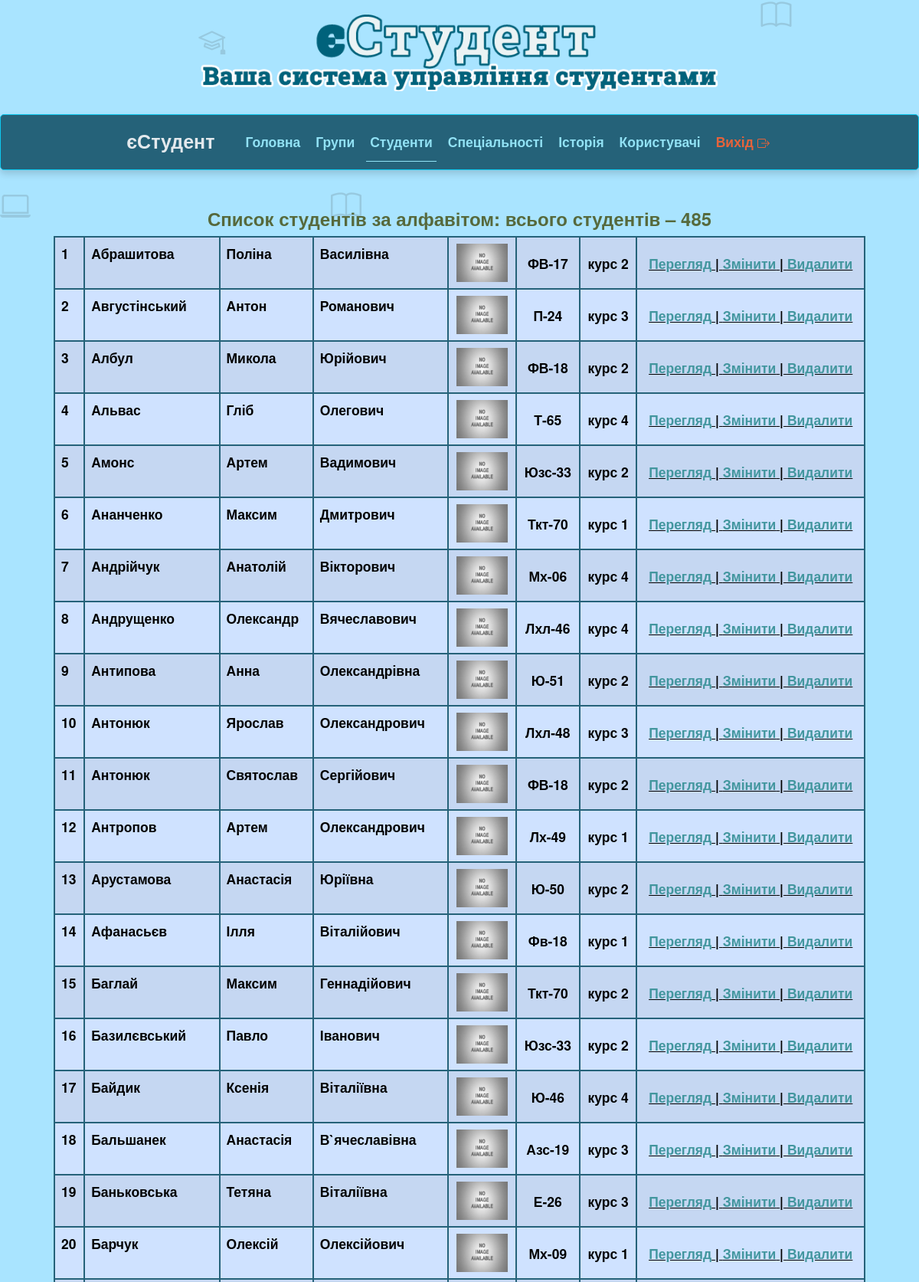
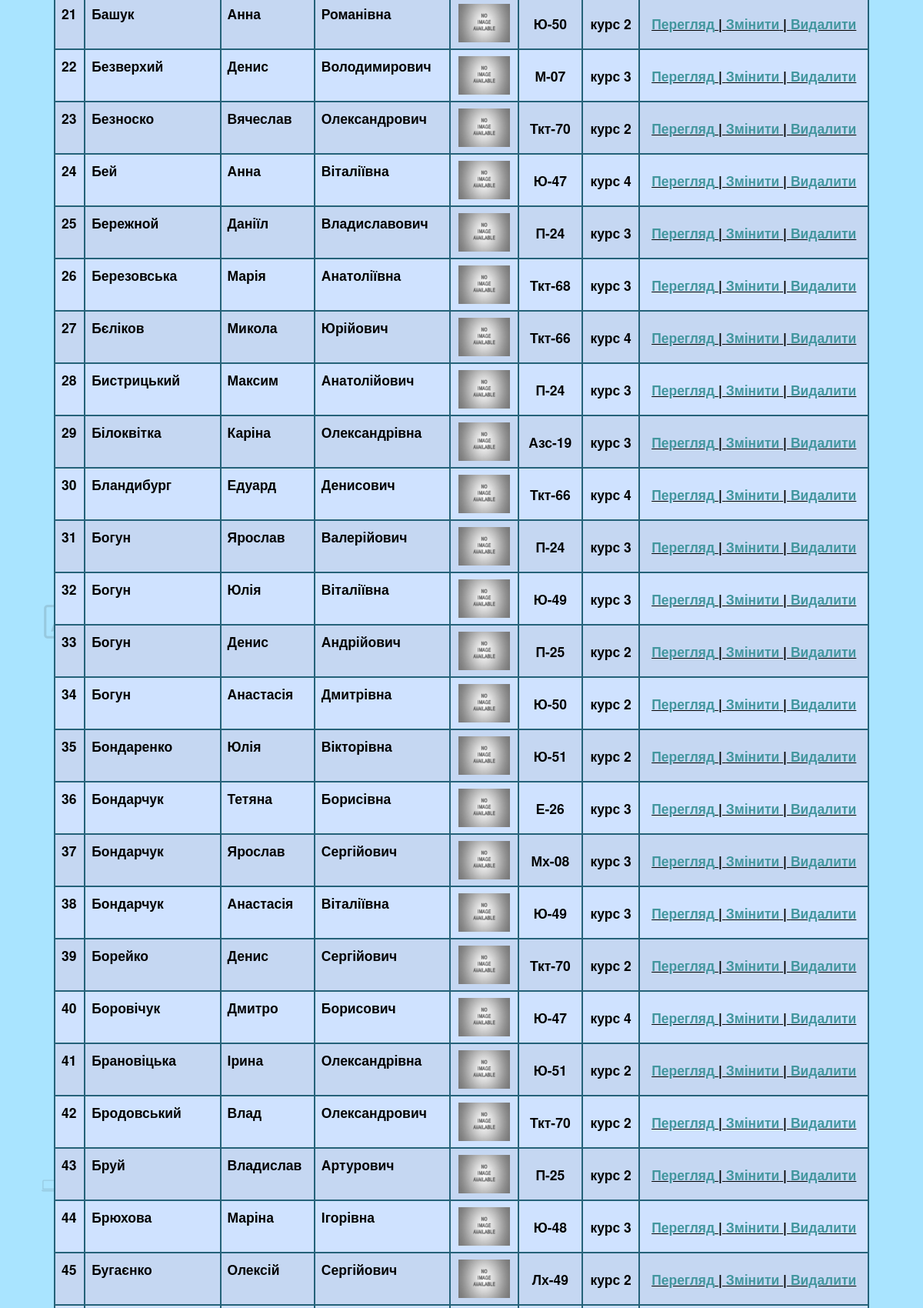
Screenshot of /admin/abc_student.php (signed in, upper part) with the database file from the repository (2 pictures, top to bottom).
### tables this page shows
CREATE TABLE `student` (
  `s_id` int(5) NOT NULL,
  `s_pr` varchar(30) NOT NULL,
  `s_im` varchar(20) NOT NULL,
  `s_bat` varchar(20) NOT NULL,
  `s_stat` varchar(7) NOT NULL,
  `s_galuz` varchar(50) NOT NULL,
  `s_spec` varchar(60) NOT NULL,
  `s_specz` varchar(90) NOT NULL,
  `s_group` varchar(8) NOT NULL,
  `s_form_navch` varchar(10) NOT NULL,
  `s_vip` varchar(4) NOT NULL DEFAULT 'Ні',
  `s_cours` int(1) NOT NULL,
  `s_contract` varchar(3) NOT NULL,
  `s_dnar` date NOT NULL,
  `s_vik` varchar(2) NOT NULL,
  `s_adresa` varchar(80) NOT NULL,
  `s_tels` varchar(16) NOT NULL,
  `s_telb` varchar(16) NOT NULL,
  `s_telm` varchar(16) NOT NULL,
  `s_osvita_type` varchar(40) NOT NULL,
  `s_rik_zaver` int(4) NOT NULL,
  `s_region_type` varchar(20) NOT NULL,
  `s_region` varchar(20) NOT NULL,
  `s_sirota` varchar(3) DEFAULT 'Ні',
  `s_peresel` varchar(3) DEFAULT 'Ні',
  `s_chernob` varchar(3) DEFAULT 'Ні',
  `s_inval` varchar(3) NOT NULL DEFAULT 'Ні',
  `s_malozab` varchar(3) NOT NULL DEFAULT 'Ні',
  `s_ato` varchar(3) NOT NULL DEFAULT 'Ні',
  `s_war_act` varchar(3) NOT NULL DEFAULT 'Ні',
  `s_ditzag` varchar(3) NOT NULL DEFAULT 'Ні',
  `s_rada` varchar(3) NOT NULL DEFAULT 'Ні',
  `s_shahter` varchar(3) NOT NULL DEFAULT 'Ні',
  `image` varchar(255) NOT NULL
);

### admin/abc_student.php (the view, shortened to what this page needs)
<!DOCTYPE html>
<html lang="en">
    <head>
                 <link href="https://cdn.jsdelivr.net/npm/bootstrap@5.3.6/dist/css/bootstrap.min.css" rel="stylesheet">
        <link rel="stylesheet" href="../assets/css/bootstrap.css" rel="stylesheet">
        <link rel="stylesheet" href="../css/my_style.css" rel="stylesheet">
	</head>
      <div id="body-bg">
            <div id="header">
                <div class="container">
                    <div class="row">
                        <div class="logo " t>
                            <a href="index.html" title="">
                              <img style="width: 100%;" src="../assets/img/logo.png" alt="Logo" />
                            </a>
                        </div>
                    </div>
                </div>
            </div>
			<?php include ("../include/adm_menu.php");?>
			 <?php include ("../include/background_icon.php");?>
         <div class="container bottom-border">
            <div class="row padding-top-40">
                <div class="col-md-12">
		<?php
$limit = isset($_GET['limit']) && in_array((int)$_GET['limit'], [10, 25, 50, 100]) ? (int)$_GET['limit'] : 50;
$page = isset($_GET['page']) && (int)$_GET['page'] > 0 ? (int)$_GET['page'] : 1;
$offset = ($page - 1) * $limit;
$countResult = mysqli_query($linc, "SELECT COUNT(*) AS total FROM student");
$totalRows = mysqli_fetch_assoc($countResult)['total'];
$result = mysqli_query($linc,
    "SELECT * FROM student ORDER BY s_pr COLLATE utf8_unicode_ci
     LIMIT $offset, $limit"
);
echo '<h3 class="margin-bottom text-center" style="color:#56693c;">
        <strong>Список студентів за алфавітом: всього студентів – ' . $totalRows . '</strong>
      </h3>';
if ($row = mysqli_fetch_assoc($result)) {
    echo '<div class="col-md-12">
            <table class="table table-primary rounded-1 table-striped table-responsive-md fs-3 fs-sm-1">';
    $i = $offset + 1;
    do {
        $imgPath = $row["image"] === '' ? '../uploads_images/0_0.png' : '../uploads_images/'.$row["image"];
        echo '<tr>
                <td><strong>'.$i++.'</strong></td>
                <td class="col-md-2"><strong>'.htmlspecialchars($row['s_pr']).'</strong></td>
                <td class="col-md-1"><strong>'.htmlspecialchars($row['s_im']).'</strong></td>
                <td class="col-md-2"><strong>'.htmlspecialchars($row['s_bat']).'</strong></td>
                <td class="text-center align-middle">
                    <img class="img-fluid" style="max-height:50px;" src="'.$imgPath.'" />
                </td>
                <td class="text-center align-middle"><strong>'.htmlspecialchars($row['s_group']).'</strong></td>
                <td class="text-center align-middle"><strong>курс '.htmlspecialchars($row['s_cours']).'</strong></td>
                <td class="text-center align-middle fw-bold" style="text-decoration-line: underline;">
                    <a href="view_student.php?id_st='.$row["s_id"].'">Перегляд</a>';
        if (in_array($_SESSION['auth_user'], ['admin', 'editor'])) {
            echo ' | <a href="edit_student.php?id_st='.$row["s_id"].'">Змінити</a>
                   | <a href="filter_student.php?id_st='.$row["s_id"].'&pr_st='.urlencode($row["s_pr"]).'&im_st='.urlencode($row["s_im"]).'&bat_st='.urlencode($row["s_bat"]).'"
                      onclick="return confirm(\'Ви впевнені?\');">Видалити</a>';
        }
        echo   '</td>
              </tr>';
    } while ($row = mysqli_fetch_assoc($result));
    echo '  </table>
          </div>';
} else {
    echo '<p class="text-center">Немає студентів для відображення.</p>';
}
echo '<form method="get" class="mb-3 text-end fs-3">
        <label for="limit"><strong>Записів на сторінці:</strong></label>
        <select name="limit" id="limit" onchange="this.form.submit()" class="fs-3 form-select d-inline-block w-auto ms-2">';
echo '</select>
      </form>';
?>
                                            </div>
                                        </div>
                                    </div>
                                </div>
            </body>
 <body>
</html>

### include/adm_menu.php (shortened to what this page needs)
<?php
	if (!in_array($_SESSION['auth_user'], ['admin', 'editor','viewer']))
	{   unset($_SESSION['auth_user']);
		header("Location:../admin/input.php");
	}
	else
    $current_page = basename($_SERVER['PHP_SELF'], ".php");
	echo '
        <nav class="navbar navbar-expand-md border-1 border-info justify-content-center shadow" style="background-color: #256279;">
            <div class="nav nav-underline d-flex  fw-bolder fs-3 ">
                <a class=" fs-1 d-flex align-items-center "   href="../admin/admin_panel.php" style=" color: #e3e9ed">єСтудент</a>
                <button class="navbar-toggler  justify-content-end" type="button" data-bs-toggle="collapse" data-bs-target="#navbarNavDropdown" aria-controls="navbarNavDropdown" aria-expanded="false" aria-label="Toggle navigation">
                <span class="navbar-toggler-icon"></span>
                </button>
                <div class="collapse navbar-collapse text-light" id="navbarNavDropdown" >
                <ul class="navbar-nav" >
                    <li class="nav-item p-2" >
                    <a style="color: #92e2f5" class="text-center nav-link ' . ($current_page == 'admin_panel' ? 'active' : '') . '"  aria-current="page" href="../admin/admin_panel.php">Головна</a>
                    </li>
                    <li class="nav-item dropdown p-2 ">
                    <a class="text-center nav-link ' . (in_array($current_page, ['filter_group', 'add_group']) ? 'active' : '') . '"  style="color: #92e2f5" class="nav-link dropdown-toggle " href="#" role="button" data-bs-toggle="dropdown" aria-expanded="false">
                        Групи
                    </a>
                        <ul class="dropdown-menu border-2 shadow-lg" style="background-color: #C8D8E7; border-color:#256279 ;">
                            <li>
                                <a href="filter_group.php">Список груп</a>
                            </li>
                            ';
                            echo '
                        </ul>
                    </li>
                    <li class="nav-item dropdown p-2">
                    <a class="text-center nav-link ' . (in_array($current_page, ['filter_student', 'abc_student','add_student' ]) ? 'active' : '') . '"  style="color: #92e2f5" class="nav-link dropdown-toggle" href="#" role="button" data-bs-toggle="dropdown" aria-expanded="false">
                        Студенти
                    </a>
                    <ul class="dropdown-menu border-2 shadow-lg" style="background-color: #C8D8E7; border-color:#256279 ;">
                          	<li>
                               <a href="filter_student.php">Розширена фільтрація</a>
                           </li>
                                                <li><hr class="dropdown-divider border-1 border-info"></li>
        					<li>
                               <a href="abc_student.php">Алфавітний список</a>
                           </li>
                             <li><hr class="dropdown-divider border-1 border-info"></li>
                           <li>
                               <a href="student_statistc.php    ">Статистика</a>
                           </li>
                            ';
                            echo '
                    </ul>
                    </li>
                            ';
                            if (in_array($_SESSION['auth_user'], ['admin', 'editor'])) {
                                echo '
              <li class="nav-item dropdown p-2">
                    <a class="text-center nav-link ' . (in_array($current_page, ['filter_spec', 'edit_spec','add_spec' ]) ? 'active' : '') . '"  style="color: #92e2f5" class="nav-link dropdown-toggle" href="#" role="button" data-bs-toggle="dropdown" aria-expanded="false">
                        Спеціальності
                    </a>
                    <ul class="dropdown-menu border-2 shadow-lg" style="background-color: #C8D8E7; border-color:#256279 ;">
                          	<li>
                               <a href="filter_spec.php">Список спеціальностей</a>
                           </li>
                            <li><hr class="dropdown-divider border-1 border-info"></li>
        					<li>
                                <li>
                                    <a href="add_spec.php">Додати спеціальність</a>
                                </li>
                    </ul>
                    </li>
                                ';
                            }
                            if (in_array($_SESSION['auth_user'], ['admin', 'editor'])) {
                                echo '
              <li class="nav-item dropdown p-2">
                    <a class="text-center nav-link ' . (in_array($current_page, ['filter_old_student', 'filter_old_group','' ]) ? 'active' : '') . '"  style="color: #92e2f5" class="nav-link dropdown-toggle" href="#" role="button" data-bs-toggle="dropdown" aria-expanded="false">
                        Історія
                    </a>
                    <ul class="dropdown-menu border-2 shadow-lg" style="background-color: #C8D8E7; border-color:#256279 ;">
                          	<li>
                               <a href="filter_old_student.php">Список студентів</a>
                           </li>
                                                <li><hr class="dropdown-divider border-1 border-info"></li>
                                <li>
                                    <a href="filter_old_group.php">Список груп</a>
                                </li>
                    </ul>
                    </li>
                                ';
                            }
                    if ($_SESSION["auth_user"] == "admin") {
                        echo '
                        <li class="nav-item dropdown p-2">
                        <a class="text-center nav-link ' . (in_array($current_page, ["list_users", "add_user"]) ? "active" : "") . '"
                            style="color: #92e2f5" href="#" role="button" data-bs-toggle="dropdown" aria-expanded="false">
                            Користувачі
                        </a>
                        <ul class="dropdown-menu border-2 shadow-lg" style="background-color: #C8D8E7; border-color:#256279;">
                            <li><a href="list_users.php">Користувачі</a></li>
                            <li><hr class="dropdown-divider border-1 border-info"></li>
                            <li><a href="add_user.php">Додати користувача</a></li>
                        </ul>
                        </li>';
                    }
                    echo '
                    <li class="nav-item p-2 d-flex justify-content-center" >
                    <a style="color: #e6633b" class="nav-link" aria-current="page" href="logout.php">Вихід
                    </a>
                    </li>
                </ul>
                </div>
            </div>
        </nav>
	'
?>

### include/background_icon.php (shortened to what this page needs)
<?php
	echo '
	  <link rel="stylesheet" href="https://cdn.jsdelivr.net/npm/bootstrap-icons@1.10.5/font/bootstrap-icons.css">
  <div class="icon-container">
    <i class="bi bi-laptop edu-icon" style="font-size: 2rem;"></i>
        <i class="bi bi-book edu-icon" style="font-size: 4rem;"></i>
    <i class="bi bi-laptop edu-icon" style="font-size: 4rem;"></i>
  </div>
	'
?>

### css/my_style.css (style rules this page uses)
.container { max-width: 1080px; padding: 10px; width: 100%; }
body { background-color: #3ac1ff6f; }
.logo { margin-bottom: 20px; }
tr,td,th { border-width: 2px; border-color: #256279; align-items:center; justify-items: center; table-layout: auto; }

### admin/abc_student.php (style rules this page uses)
.container { max-width: 1080px; padding: 10px; width: 100%; }

### include/background_icon.php (style rules this page uses)
body { overflow-x: hidden; position: relative; }
.icon-container { padding: 500px; position: absolute; width: 90%; height: 90%; top: 0; left: 0; z-index: -1; }
.edu-icon { position: absolute; opacity: 0.15; pointer-events: none; }

### rows the page displays
student: s_pr "Абрашитова", s_im "Поліна", s_bat "Василівна", s_group "ФВ-17", s_cours "2"
student: s_pr "Августінський", s_im "Антон", s_bat "Романович", s_group "П-24", s_cours "3"
student: s_pr "Албул", s_im "Микола", s_bat "Юрійович", s_group "ФВ-18", s_cours "2"
student: s_pr "Альвас", s_im "Гліб", s_bat "Олегович", s_group "Т-65", s_cours "4"
student: s_pr "Амонс", s_im "Артем", s_bat "Вадимович", s_group "Юзс-33", s_cours "2"
student: s_pr "Ананченко", s_im "Максим", s_bat "Дмитрович", s_group "Ткт-70", s_cours "1"
student: s_pr "Андрійчук", s_im "Анатолій", s_bat "Вікторович", s_group "Мх-06", s_cours "4"
student: s_pr "Андрущенко", s_im "Олександр", s_bat "Вячеславович", s_group "Лхл-46", s_cours "4"
student: s_pr "Антипова", s_im "Анна", s_bat "Олександрівна", s_group "Ю-51", s_cours "2"
student: s_pr "Антонюк", s_im "Ярослав", s_bat "Олександрович", s_group "Лхл-48", s_cours "3"
student: s_pr "Антонюк", s_im "Святослав", s_bat "Сергійович", s_group "ФВ-18", s_cours "2"
student: s_pr "Антропов", s_im "Артем", s_bat "Олександрович", s_group "Лх-49", s_cours "1"
student: s_pr "Арустамова", s_im "Анастасія", s_bat "Юріївна", s_group "Ю-50", s_cours "2"
student: s_pr "Афанасьєв", s_im "Ілля", s_bat "Віталійович", s_group "Фв-18", s_cours "1"
student: s_pr "Баглай", s_im "Максим", s_bat "Геннадійович", s_group "Ткт-70", s_cours "2"
student: s_pr "Базилєвський", s_im "Павло", s_bat "Іванович", s_group "Юзс-33", s_cours "2"
student: s_pr "Байдик", s_im "Ксенія", s_bat "Віталіївна", s_group "Ю-46", s_cours "4"
student: s_pr "Бальшанек", s_im "Анастасія", s_bat "В`ячеславівна", s_group "Азс-19", s_cours "3"
student: s_pr "Баньковська", s_im "Тетяна", s_bat "Віталіївна", s_group "Е-26", s_cours "3"
student: s_pr "Барчук", s_im "Олексій", s_bat "Олексійович", s_group "Мх-09", s_cours "1"
student: s_pr "Башук", s_im "Анна", s_bat "Романівна", s_group "Ю-50", s_cours "2"
student: s_pr "Безверхий", s_im "Денис", s_bat "Володимирович", s_group "М-07", s_cours "3"
student: s_pr "Безноско", s_im "Вячеслав", s_bat "Олександрович", s_group "Ткт-70", s_cours "2"
student: s_pr "Бей", s_im "Анна", s_bat "Віталіївна", s_group "Ю-47", s_cours "4"
student: s_pr "Бережной", s_im "Даніїл", s_bat "Владиславович", s_group "П-24", s_cours "3"
student: s_pr "Березовська", s_im "Марія", s_bat "Анатоліївна", s_group "Ткт-68", s_cours "3"
student: s_pr "Бєліков", s_im "Микола", s_bat "Юрійович", s_group "Ткт-66", s_cours "4"
student: s_pr "Бистрицький", s_im "Максим", s_bat "Анатолійович", s_group "П-24", s_cours "3"
student: s_pr "Білоквітка", s_im "Каріна", s_bat "Олександрівна", s_group "Азс-19", s_cours "3"
student: s_pr "Бландибург", s_im "Едуард", s_bat "Денисович", s_group "Ткт-66", s_cours "4"
student: s_pr "Богун", s_im "Ярослав", s_bat "Валерійович", s_group "П-24", s_cours "3"
student: s_pr "Богун", s_im "Юлія", s_bat "Віталіївна", s_group "Ю-49", s_cours "3"
student: s_pr "Богун", s_im "Денис", s_bat "Андрійович", s_group "П-25", s_cours "2"
student: s_pr "Богун", s_im "Анастасія", s_bat "Дмитрівна", s_group "Ю-50", s_cours "2"
student: s_pr "Бондаренко", s_im "Юлія", s_bat "Вікторівна", s_group "Ю-51", s_cours "2"
student: s_pr "Бондарчук", s_im "Тетяна", s_bat "Борисівна", s_group "Е-26", s_cours "3"
student: s_pr "Бондарчук", s_im "Ярослав", s_bat "Сергійович", s_group "Мх-08", s_cours "3"
student: s_pr "Бондарчук", s_im "Анастасія", s_bat "Віталіївна", s_group "Ю-49", s_cours "3"
student: s_pr "Борейко", s_im "Денис", s_bat "Сергійович", s_group "Ткт-70", s_cours "2"
student: s_pr "Боровічук", s_im "Дмитро", s_bat "Борисович", s_group "Ю-47", s_cours "4"
student: s_pr "Брановіцька", s_im "Ірина", s_bat "Олександрівна", s_group "Ю-51", s_cours "2"
student: s_pr "Бродовський", s_im "Влад", s_bat "Олександрович", s_group "Ткт-70", s_cours "2"
student: s_pr "Бруй", s_im "Владислав", s_bat "Артурович", s_group "П-25", s_cours "2"
student: s_pr "Брюхова", s_im "Маріна", s_bat "Ігорівна", s_group "Ю-48", s_cours "3"
student: s_pr "Бугаєнко", s_im "Олексій", s_bat "Сергійович", s_group "Лх-49", s_cours "2"

### other values shown
$totalRows "485"
